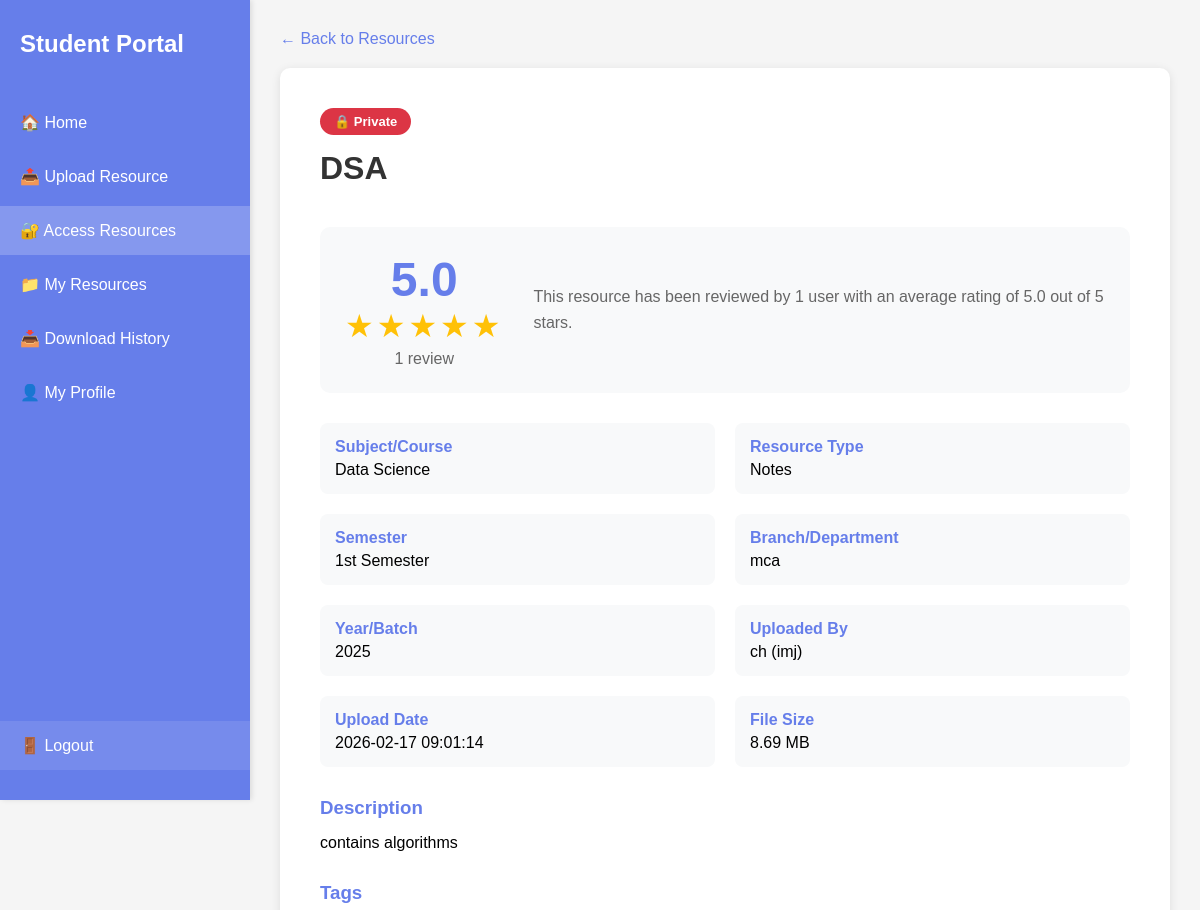
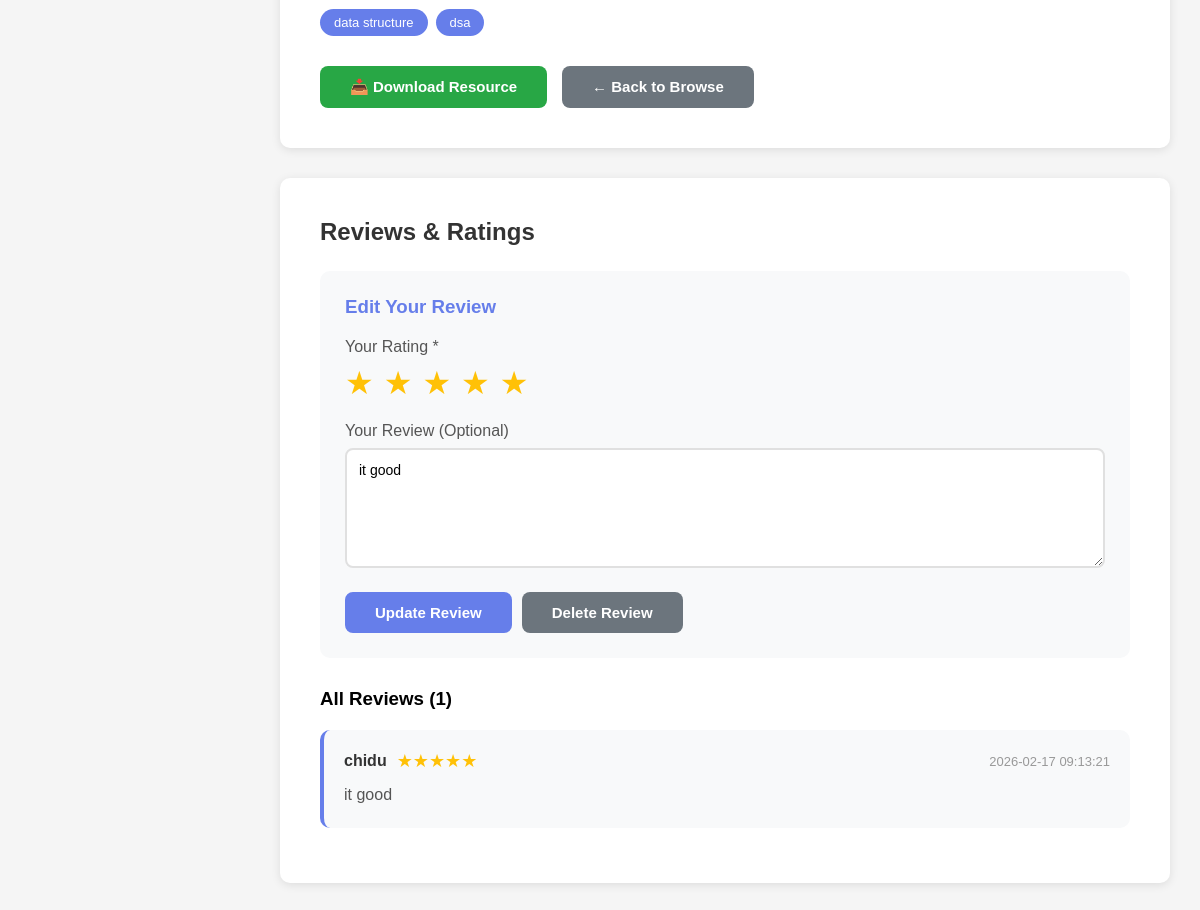
Screenshot of /resource/2 (signed in) with the database file from the repository (2 pictures, top to bottom).
### tables this page shows
CREATE TABLE resources (
            id INTEGER PRIMARY KEY AUTOINCREMENT,
            user_id INTEGER NOT NULL,
            title TEXT NOT NULL,
            subject TEXT NOT NULL,
            semester TEXT NOT NULL,
            resource_type TEXT NOT NULL,
            year_batch TEXT NOT NULL,
            description TEXT,
            tags TEXT,
            filename TEXT NOT NULL,
            original_filename TEXT NOT NULL,
            file_size INTEGER,
            upload_date TIMESTAMP DEFAULT CURRENT_TIMESTAMP, privacy TEXT DEFAULT 'Public',
            FOREIGN KEY (user_id) REFERENCES users (id)
        );

CREATE TABLE users (
            id INTEGER PRIMARY KEY AUTOINCREMENT,
            name TEXT NOT NULL,
            email TEXT UNIQUE NOT NULL,
            password TEXT NOT NULL,
            phone TEXT NOT NULL,
            college TEXT NOT NULL,
            branch TEXT NOT NULL,
            semester TEXT NOT NULL
        );

CREATE TABLE reviews (
            id INTEGER PRIMARY KEY AUTOINCREMENT,
            resource_id INTEGER NOT NULL,
            user_id INTEGER NOT NULL,
            rating INTEGER NOT NULL CHECK(rating >= 1 AND rating <= 5),
            review_text TEXT,
            created_at TIMESTAMP DEFAULT CURRENT_TIMESTAMP,
            updated_at TIMESTAMP DEFAULT CURRENT_TIMESTAMP,
            FOREIGN KEY (resource_id) REFERENCES resources (id) ON DELETE CASCADE,
            FOREIGN KEY (user_id) REFERENCES users (id),
            UNIQUE(resource_id, user_id)
        );

### app.py (the view)
@app.route('/resource/<int:resource_id>')
def resource_detail(resource_id):
    if 'user' not in session:
        return redirect(url_for('login'))
    conn = get_db_connection()
    cursor = conn.cursor()
    cursor.execute('SELECT * FROM users WHERE email = ?', (session['user'],))
    user = cursor.fetchone()
    cursor.execute('''
        SELECT r.*, u.name as uploader_name, u.college as uploader_college, u.branch as uploader_branch
        FROM resources r
        JOIN users u ON r.user_id = u.id
        WHERE r.id = ?
    ''', (resource_id,))
    resource = cursor.fetchone()
    if not resource:
        conn.close()
        flash('Resource not found!', 'error')
        return redirect(url_for('access_resources'))
    resource_dict = dict(resource)
    if resource['privacy'] == 'Public':
        resource_dict['accessible'] = True
    elif resource['privacy'] == 'Private' and resource['uploader_college'] == user['college']:
        resource_dict['accessible'] = True
    else:
        resource_dict['accessible'] = False
    rating_info = get_resource_rating(resource_id)
    resource_dict['avg_rating'] = rating_info['avg_rating']
    resource_dict['review_count'] = rating_info['review_count']
    cursor.execute('''
        SELECT r.*, u.name as reviewer_name
        FROM reviews r
        JOIN users u ON r.user_id = u.id
        WHERE r.resource_id = ?
        ORDER BY r.created_at DESC
    ''', (resource_id,))
    reviews = [dict(row) for row in cursor.fetchall()]
    user_review = get_user_review(resource_id, user['id'])
    conn.close()
    return render_template('resource_detail.html',
                         resource=resource_dict,
                         reviews=reviews,
                         user_review=user_review,
                         user=user)

### app.py (called while the page is built)
def get_db_connection():
    conn = sqlite3.connect('users.db')
    conn.row_factory = sqlite3.Row
    return conn

def get_resource_rating(resource_id):
    conn = get_db_connection()
    cursor = conn.cursor()
    cursor.execute('''
        SELECT
            COALESCE(AVG(rating), 0) as avg_rating,
            COUNT(*) as review_count
        FROM reviews
        WHERE resource_id = ?
    ''', (resource_id,))
    result = cursor.fetchone()
    conn.close()
    return {
        'avg_rating': round(result['avg_rating'], 1) if result['avg_rating'] else 0,
        'review_count': result['review_count']
    }

def get_user_review(resource_id, user_id):
    conn = get_db_connection()
    cursor = conn.cursor()
    cursor.execute('''
        SELECT * FROM reviews
        WHERE resource_id = ? AND user_id = ?
    ''', (resource_id, user_id))
    review = cursor.fetchone()
    conn.close()
    return dict(review) if review else None

### templates/resource_detail.html (shortened to what this page needs)
<!DOCTYPE html>
<html lang="en">
<head>
</head>
<body>
    <div class="sidebar">
        <div class="nav-brand">Student Portal</div>
        <ul class="nav-menu">
            <li><a href="/dashboard">🏠 Home</a></li>
            <li><a href="/upload_page">📤 Upload Resource</a></li>
            <li><a href="/access_resources" class="active">🔐 Access Resources</a></li>
            <li><a href="/dashboard#uploaded">📁 My Resources</a></li>
            <li><a href="/dashboard#history">📥 Download History</a></li>
            <li><a href="/dashboard#profile">👤 My Profile</a></li>
            <li class="logout-item"><a href="/logout" class="logout-link">🚪 Logout</a></li>
        </ul>
    </div>
    <div class="main-content">
        <a href="/access_resources" class="back-link">← Back to Resources</a>
        <div class="content-box">
            <div class="resource-header">
                <div class="resource-title-section">
                    <span class="privacy-badge {% if resource.privacy == 'Public' %}badge-public{% else %}badge-private{% endif %}">
                        {% if resource.privacy == 'Public' %}🔓 Public{% else %}🔒 Private{% endif %}
                    </span>
                    <h1>{{ resource.title }}</h1>
                </div>
            </div>
            <div class="rating-summary">
                <div class="rating-large">
                    <div class="rating-number">{{ resource.avg_rating }}</div>
                    <div class="stars-large">{{ '★' * resource.avg_rating|int }}{{ '☆' * (5 - resource.avg_rating|int) }}</div>
                    <div class="rating-count">{{ resource.review_count }} review{{ 's' if resource.review_count != 1 else '' }}</div>
                </div>
                <div style="flex: 1;">
                    <p style="color: #666; line-height: 1.6;">
                        {% if resource.review_count > 0 %}
                            This resource has been reviewed by {{ resource.review_count }} user{{ 's' if resource.review_count != 1 else '' }}
                            with an average rating of {{ resource.avg_rating }} out of 5 stars.
                        {% else %}
                            This resource hasn't been reviewed yet. Be the first to share your feedback!
                        {% endif %}
                    </p>
                </div>
            </div>
            <div class="resource-info">
                <div class="info-item">
                    <strong>Subject/Course</strong>
                    {{ resource.subject }}
                </div>
                <div class="info-item">
                    <strong>Resource Type</strong>
                    {{ resource.resource_type }}
                </div>
                <div class="info-item">
                    <strong>Semester</strong>
                    {{ resource.semester }}
                </div>
                <div class="info-item">
                    <strong>Branch/Department</strong>
                    {{ resource.uploader_branch }}
                </div>
                <div class="info-item">
                    <strong>Year/Batch</strong>
                    {{ resource.year_batch }}
                </div>
                <div class="info-item">
                    <strong>Uploaded By</strong>
                    {{ resource.uploader_name }} ({{ resource.uploader_college }})
                </div>
                <div class="info-item">
                    <strong>Upload Date</strong>
                    {{ resource.upload_date }}
                </div>
                <div class="info-item">
                    <strong>File Size</strong>
                    {{ (resource.file_size / 1024 / 1024)|round(2) }} MB
                </div>
            </div>
            {% if resource.description %}
            <div class="description-section">
                <h3>Description</h3>
                <p>{{ resource.description }}</p>
            </div>
            {% endif %}
            {% if resource.tags %}
            <div class="description-section">
                <h3>Tags</h3>
                <div class="tags-display">
                    {% for tag in resource.tags.split(',') %}
                    <span class="tag">{{ tag.strip() }}</span>
                    {% endfor %}
                </div>
            </div>
            {% endif %}
            {% if resource.accessible %}
            <div class="action-buttons">
                <a href="/download/{{ resource.id }}" class="btn btn-success">📥 Download Resource</a>
                <a href="/access_resources" class="btn btn-secondary">← Back to Browse</a>
            </div>
            {% endif %}
        </div>
        {% if resource.accessible %}
        <div class="reviews-section">
            <h2>Reviews & Ratings</h2>
            <div class="review-form">
                <h3>{% if user_review %}Edit Your Review{% else %}Write a Review{% endif %}</h3>
                <form method="POST" action="/submit_review/{{ resource.id }}">
                    <div class="form-group">
                        <label>Your Rating *</label>
                        <div class="star-rating" id="starRating">
                            <span class="star-input" data-rating="1">★</span>
                            <span class="star-input" data-rating="2">★</span>
                            <span class="star-input" data-rating="3">★</span>
                            <span class="star-input" data-rating="4">★</span>
                            <span class="star-input" data-rating="5">★</span>
                        </div>
                    </div>
                    <div class="form-group">
                        <label>Your Review (Optional)</label>
                        <textarea name="review_text" placeholder="Share your thoughts about this resource...">{{ user_review.review_text if user_review else '' }}</textarea>
                    </div>
                    <div class="form-actions">
                        <button type="submit" class="btn btn-primary">{% if user_review %}Update Review{% else %}Submit Review{% endif %}</button>
                        {% if user_review %}
                        <a href="/delete_review/{{ resource.id }}" onclick="return confirm('Delete your review?')" class="btn btn-secondary">Delete Review</a>
                        {% endif %}
                    </div>
                </form>
            </div>
            <h3 style="margin-bottom: 20px;">All Reviews ({{ reviews|length }})</h3>
            {% if reviews %}
                {% for review in reviews %}
                <div class="review-item">
                    <div class="review-header">
                        <div class="reviewer-info">
                            <span class="reviewer-name">{{ review.reviewer_name }}</span>
                            <span class="review-stars">{{ '★' * review.rating }}{{ '☆' * (5 - review.rating) }}</span>
                        </div>
                        <span class="review-date">{{ review.created_at }}</span>
                    </div>
                    {% if review.review_text %}
                    <div class="review-text">{{ review.review_text }}</div>
                    {% endif %}
                </div>
                {% endfor %}
            {% else %}
                <div class="empty-reviews">
                    <p>No reviews yet. Be the first to review this resource!</p>
                </div>
            {% endif %}
        </div>
        {% endif %}
    </div>
</body>
</html>

### templates/resource_detail.html (style rules this page uses)
* { margin: 0; padding: 0; box-sizing: border-box; }
body { font-family: Arial, sans-serif; background: #f5f5f5; min-height: 100vh; }
.sidebar { position: fixed; left: 0; top: 0; width: 250px; height: 100vh; background: #667eea; padding: 30px 0; box-shadow: 2px 0 5px rgba(0,0,0,0.1); display: flex; flex-direction: column; z-index: 100; }
.nav-brand { color: white; font-size: 24px; font-weight: bold; padding: 0 20px; margin-bottom: 40px; }
.nav-menu { list-style: none; display: flex; flex-direction: column; gap: 5px; flex: 1; }
.nav-menu li a { color: white; text-decoration: none; padding: 15px 20px; display: block; transition: background 0.3s; }
.nav-menu li a:hover, .nav-menu li a.active { background: rgba(255,255,255,0.2); }
.logout-item { margin-top: auto; }
.logout-link { background: rgba(255,255,255,0.1); }
.main-content { margin-left: 250px; padding: 30px; }
.back-link { display: inline-block; color: #667eea; text-decoration: none; margin-bottom: 20px; font-weight: 500; }
.content-box { background: white; padding: 40px; border-radius: 10px; box-shadow: 0 2px 10px rgba(0,0,0,0.1); margin-bottom: 30px; }
h1 { color: #333; margin-bottom: 20px; }
.resource-header { display: flex; justify-content: space-between; align-items: start; margin-bottom: 30px; }
.resource-title-section h1 { margin-bottom: 10px; }
.privacy-badge { display: inline-block; padding: 6px 14px; border-radius: 20px; font-size: 13px; font-weight: 600; margin-bottom: 15px; }
.badge-private { background: #dc3545; color: white; }
.rating-summary { background: #f8f9fa; padding: 25px; border-radius: 10px; margin-bottom: 30px; display: flex; align-items: center; gap: 30px; }
.rating-large { text-align: center; }
.rating-number { font-size: 48px; font-weight: bold; color: #667eea; }
.stars-large { color: #ffc107; font-size: 32px; letter-spacing: 3px; }
.rating-count { color: #666; margin-top: 5px; }
.resource-info { display: grid; grid-template-columns: 1fr 1fr; gap: 20px; margin-bottom: 30px; }
.info-item { background: #f8f9fa; padding: 15px; border-radius: 8px; }
.info-item strong { color: #667eea; display: block; margin-bottom: 5px; }
.description-section { margin-bottom: 30px; }
.description-section h3 { color: #667eea; margin-bottom: 15px; }
.tags-display { display: flex; flex-wrap: wrap; gap: 8px; margin-top: 15px; }
.tag { background: #667eea; color: white; padding: 6px 14px; border-radius: 20px; font-size: 13px; }
.action-buttons { display: flex; gap: 15px; margin-top: 30px; }
.btn { padding: 12px 30px; border: none; border-radius: 8px; font-size: 15px; font-weight: 600; cursor: pointer; text-decoration: none; display: inline-block; transition: all 0.3s; }
.btn-primary { background: #667eea; color: white; }
.btn-success { background: #28a745; color: white; }
.btn-secondary { background: #6c757d; color: white; }
.reviews-section { background: white; padding: 40px; border-radius: 10px; box-shadow: 0 2px 10px rgba(0,0,0,0.1); }
.reviews-section h2 { color: #333; margin-bottom: 25px; }
.review-form { background: #f8f9fa; padding: 25px; border-radius: 10px; margin-bottom: 30px; }
.review-form h3 { color: #667eea; margin-bottom: 20px; }
.star-rating { display: flex; gap: 10px; margin-bottom: 20px; }
.star-input { font-size: 32px; cursor: pointer; color: #ddd; transition: color 0.2s; }
.star-input:hover, .star-input.active { color: #ffc107; }
.form-group { margin-bottom: 20px; }
.form-group label { display: block; margin-bottom: 8px; color: #555; font-weight: 500; }
.form-group textarea { width: 100%; padding: 12px; border: 2px solid #e0e0e0; border-radius: 8px; font-size: 14px; font-family: Arial, sans-serif; resize: vertical; min-height: 120px; }
.form-actions { display: flex; gap: 10px; }
.review-item { background: #f8f9fa; padding: 20px; border-radius: 10px; margin-bottom: 15px; border-left: 4px solid #667eea; }
.review-header { display: flex; justify-content: space-between; align-items: center; margin-bottom: 10px; }
.reviewer-info { display: flex; align-items: center; gap: 10px; }
.reviewer-name { font-weight: 600; color: #333; }
.review-date { color: #999; font-size: 13px; }
.review-stars { color: #ffc107; font-size: 18px; }
.review-text { color: #555; line-height: 1.6; margin-top: 10px; }

### rows the page displays
resources: title "DSA", subject "Data Science", resource_type "Notes", semester "1st Semester", year_batch "2025", upload_date "2026-02-17 09:01:14", (resource.file_size/1024/1024)|round(2) "8.69", description "contains algorithms"
users: uploader_branch "mca", uploader_name "ch", uploader_college "imj"
reviews: review_text "it good", reviewer_name "chidu", rating "★★★★★", created_at "2026-02-17 09:13:21"

### other values shown
{{ resource.avg_rating }} "5.0"
{{ '★' * resource.avg_rating|int }} "★★★★★"
{{ resource.review_count }} "1"
{{ tag.strip() }} "data structure" "dsa"
{{ reviews|length }} "1"
